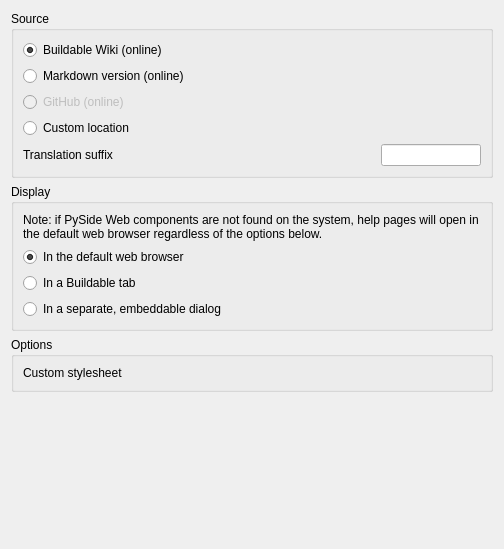
<?xml version="1.0" encoding="UTF-8"?>
<ui version="4.0">
 <class>Form</class>
 <widget class="QWidget" name="Form">
  <property name="geometry">
   <rect>
    <x>0</x>
    <y>0</y>
    <width>504</width>
    <height>549</height>
   </rect>
  </property>
  <property name="windowTitle">
   <string>Help</string>
  </property>
  <layout class="QVBoxLayout" name="verticalLayout">
   <item>
    <widget class="QGroupBox" name="groupBox">
     <property name="title">
      <string>Source</string>
     </property>
     <layout class="QGridLayout" name="gridLayout">
      <item row="2" column="0">
       <widget class="Gui::PrefRadioButton" name="radioButton_2">
        <property name="enabled">
         <bool>false</bool>
        </property>
        <property name="toolTip">
         <string>Fetches the documentation from pages rendered on GitHub.
This is currently not available.</string>
        </property>
        <property name="text">
         <string>GitHub (online)</string>
        </property>
        <property name="prefEntry" stdset="0">
         <cstring>optionGithub</cstring>
        </property>
        <property name="prefPath" stdset="0">
         <cstring>Mod/Help</cstring>
        </property>
       </widget>
      </item>
      <item row="6" column="0">
       <widget class="Gui::PrefRadioButton" name="radioOffline">
        <property name="toolTip">
         <string>Set this to a custom URL or the folder where the help files are located.
You can easily download the documentation for offline use by using the Addon
Manager and installing the &quot;offline-documentation&quot; addon. If this
field is left blank, Buildable will automatically search for the help files at
the default location ($USERAPPDATADIR/Mod/offline-documentation).</string>
        </property>
        <property name="text">
         <string>Custom location</string>
        </property>
        <property name="prefEntry" stdset="0">
         <cstring>optionCustom</cstring>
        </property>
        <property name="prefPath" stdset="0">
         <cstring>Mod/Help</cstring>
        </property>
       </widget>
      </item>
      <item row="7" column="1">
       <widget class="Gui::PrefLineEdit" name="lineEdit_2">
        <property name="maximumSize">
         <size>
          <width>100</width>
          <height>16777215</height>
         </size>
        </property>
        <property name="toolTip">
         <string>A translation suffix to use, for example &quot;fr&quot;
to get French translation of the documentation.</string>
        </property>
        <property name="prefEntry" stdset="0">
         <cstring>Suffix</cstring>
        </property>
        <property name="prefPath" stdset="0">
         <cstring>Mod/Help</cstring>
        </property>
       </widget>
      </item>
      <item row="6" column="1">
       <widget class="Gui::PrefFileChooser" name="fileChooser">
        <property name="toolTip">
         <string>Set this to a custom URL or the folder where the help files are located.
Documentation can be downloaded for offline use via the Addon Manager and installing the
&quot;offline-documentation&quot; addon. If this field is left blank, Buildable will
automatically search for the help files at the default location
($USERAPPDATADIR/Mod/offline-documentation).</string>
        </property>
        <property name="mode">
         <enum>Gui::FileChooser::Directory</enum>
        </property>
        <property name="fileName">
         <string/>
        </property>
        <property name="prefEntry" stdset="0">
         <cstring>Location</cstring>
        </property>
        <property name="prefPath" stdset="0">
         <cstring>Mod/Help</cstring>
        </property>
       </widget>
      </item>
      <item row="7" column="0">
       <widget class="QLabel" name="label_2">
        <property name="layoutDirection">
         <enum>Qt::LeftToRight</enum>
        </property>
        <property name="text">
         <string>Translation suffix</string>
        </property>
       </widget>
      </item>
      <item row="0" column="0">
       <widget class="Gui::PrefRadioButton" name="radioButton">
        <property name="toolTip">
         <string>The documentation pages will be fetched from the official
Buildable docs at https://buildable.to/docs</string>
        </property>
        <property name="text">
         <string>Buildable Wiki (online)</string>
        </property>
        <property name="checked">
         <bool>true</bool>
        </property>
        <property name="prefEntry" stdset="0">
         <cstring>optionWiki</cstring>
        </property>
        <property name="prefPath" stdset="0">
         <cstring>Mod/Help</cstring>
        </property>
       </widget>
      </item>
      <item row="1" column="0">
       <widget class="Gui::PrefRadioButton" name="radioOnline">
        <property name="toolTip">
         <string>The documentation pages will be fetched from an automatic Markdown conversion
of the Buildable wiki,hosted on Buildable's GitHub account. This can be styled with a
custom stylesheet below and can look nicer than the wiki option. The 'Markdown' or
'Pandoc' Python module should be installed for optimal results.</string>
        </property>
        <property name="text">
         <string>Markdown version (online)</string>
        </property>
        <property name="checked">
         <bool>false</bool>
        </property>
        <property name="prefEntry" stdset="0">
         <cstring>optionMarkdown</cstring>
        </property>
        <property name="prefPath" stdset="0">
         <cstring>Mod/Help</cstring>
        </property>
       </widget>
      </item>
     </layout>
    </widget>
   </item>
   <item>
    <widget class="QGroupBox" name="groupBox_2">
     <property name="title">
      <string>Display</string>
     </property>
     <layout class="QVBoxLayout" name="verticalLayout_3">
      <item>
       <widget class="QLabel" name="label_3">
        <property name="text">
         <string>Note: if PySide Web components are not found on the system, help pages will open in the default web browser regardless of the options below.</string>
        </property>
        <property name="wordWrap">
         <bool>true</bool>
        </property>
       </widget>
      </item>
      <item>
       <widget class="Gui::PrefRadioButton" name="radioBrowser">
        <property name="toolTip">
         <string>The documentation will open in the default web browser</string>
        </property>
        <property name="text">
         <string>In the default web browser</string>
        </property>
        <property name="checked">
         <bool>true</bool>
        </property>
        <property name="prefEntry" stdset="0">
         <cstring>optionBrowser</cstring>
        </property>
        <property name="prefPath" stdset="0">
         <cstring>Mod/Help</cstring>
        </property>
       </widget>
      </item>
      <item>
       <widget class="Gui::PrefRadioButton" name="radioTab">
        <property name="toolTip">
         <string>The documentation will open in a new tab inside the Buildable interface. This requires the PySide QtWebengineWidgets component.</string>
        </property>
        <property name="text">
         <string>In a Buildable tab</string>
        </property>
        <property name="checked">
         <bool>false</bool>
        </property>
        <property name="prefEntry" stdset="0">
         <cstring>optionTab</cstring>
        </property>
        <property name="prefPath" stdset="0">
         <cstring>Mod/Help</cstring>
        </property>
       </widget>
      </item>
      <item>
       <widget class="Gui::PrefRadioButton" name="radioDialog">
        <property name="enabled">
         <bool>true</bool>
        </property>
        <property name="toolTip">
        <string>Documentation opens in a dockable dialog within Buildable, allowing simultaneous work in the 3D view.
Requires the PySide QtWebengineWidgets component.</string>
        </property>
        <property name="text">
         <string>In a separate, embeddable dialog</string>
        </property>
        <property name="prefEntry" stdset="0">
         <cstring>optionDialog</cstring>
        </property>
        <property name="prefPath" stdset="0">
         <cstring>Mod/Help</cstring>
        </property>
       </widget>
      </item>
     </layout>
    </widget>
   </item>
   <item>
    <widget class="QGroupBox" name="groupBox_3">
     <property name="title">
      <string>Options</string>
     </property>
     <layout class="QVBoxLayout" name="verticalLayout_4">
      <item>
       <layout class="QHBoxLayout" name="horizontalLayout">
        <item>
         <widget class="QLabel" name="label">
          <property name="text">
           <string>Custom stylesheet</string>
          </property>
         </widget>
        </item>
        <item>
         <widget class="Gui::PrefFileChooser" name="styleSheet">
          <property name="toolTip">
          <string>Specify the path to an alternative CSS file for styling Markdown pages.
This only applies if Markdown is selected above.</string>
          </property>
          <property name="prefEntry" stdset="0">
           <cstring>StyleSheet</cstring>
          </property>
          <property name="prefPath" stdset="0">
           <cstring>Mod/Help</cstring>
          </property>
         </widget>
        </item>
       </layout>
      </item>
     </layout>
    </widget>
   </item>
   <item>
    <spacer name="verticalSpacer">
     <property name="orientation">
      <enum>Qt::Vertical</enum>
     </property>
     <property name="sizeHint" stdset="0">
      <size>
       <width>20</width>
       <height>40</height>
      </size>
     </property>
    </spacer>
   </item>
  </layout>
 </widget>
 <customwidgets>
  <customwidget>
   <class>Gui::FileChooser</class>
   <extends>QWidget</extends>
   <header>Gui/FileDialog.h</header>
  </customwidget>
  <customwidget>
   <class>Gui::PrefFileChooser</class>
   <extends>Gui::FileChooser</extends>
   <header>Gui/PrefWidgets.h</header>
  </customwidget>
  <customwidget>
   <class>Gui::PrefRadioButton</class>
   <extends>QRadioButton</extends>
   <header>Gui/PrefWidgets.h</header>
  </customwidget>
  <customwidget>
   <class>Gui::PrefLineEdit</class>
   <extends>QLineEdit</extends>
   <header>Gui/PrefWidgets.h</header>
  </customwidget>
 </customwidgets>
 <resources/>
 <connections/>
</ui>
